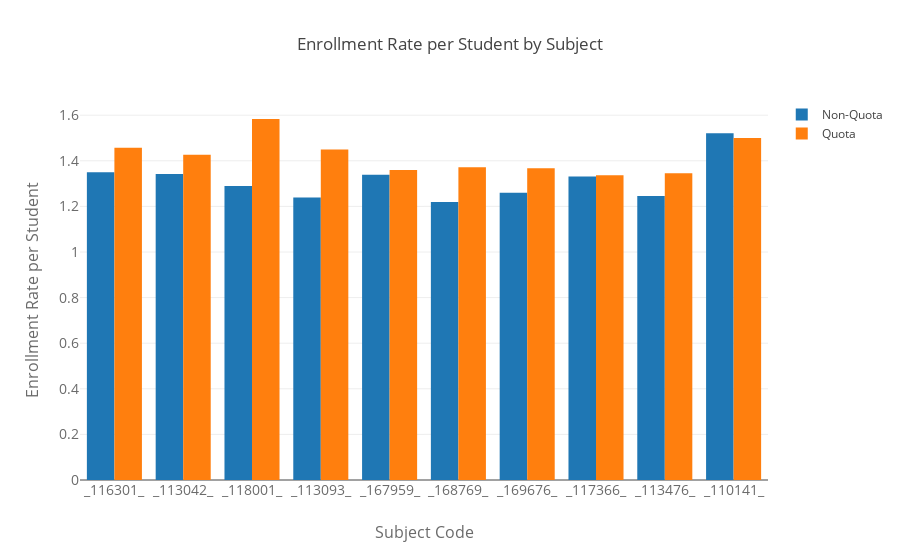

The notebook cell this image was saved under:
### Code cell
serieNaoCotistas[filteredDisciplinas]


dataNaoCotista = go.Bar(
        x = xAxis,
        y = serieNaoCotistas[filteredDisciplinas],
        name='Non-Quota'
    )


dataCotista = go.Bar(
        x = xAxis,
        y = serieCotistas[filteredDisciplinas],
        name='Quota'
    )

data = [dataNaoCotista, dataCotista]
layout = go.Layout(
    title='Enrollment Rate per Student by Subject',
    xaxis=dict(
        title='Subject Code',
        titlefont=dict(
            size=16,
            color='rgb(107, 107, 107)'
        ),
        tickfont=dict(
            size=14,
            color='rgb(107, 107, 107)'
        )
    ),
    yaxis=dict(
        title='Enrollment Rate per Student',
        titlefont=dict(
            size=16,
            color='rgb(107, 107, 107)'
        ),
        tickfont=dict(
            size=14,
            color='rgb(107, 107, 107)'
        )
    ),
    barmode='group'
)
fig = go.Figure(data=data, layout=layout)
py.iplot(fig, filename='dados')

### Figure 1 — Plotly figure (JSON) as saved in the notebook; plotly's stock layout.template omitted (floating-point values rounded to 4 significant figures)
{"data": [{"name": "Non-Quota", "type": "bar", "uid": "31d4e6ac-c0df-4afe-82fb-a755b35e1520", "x": ["_116301_", "_113042_", "_118001_", "_113093_", "_167959_", "_168769_", "_169676_", "_117366_", "_113476_", "_110141_"], "y": [1.35, 1.342, 1.29, 1.239, 1.338, 1.219, 1.26, 1.331, 1.245, 1.521]}, {"name": "Quota", "type": "bar", "uid": "60cc5f8c-b352-45ec-b226-3ad67aa2995e", "x": ["_116301_", "_113042_", "_118001_", "_113093_", "_167959_", "_168769_", "_169676_", "_117366_", "_113476_", "_110141_"], "y": [1.457, 1.426, 1.583, 1.449, 1.359, 1.371, 1.368, 1.337, 1.346, 1.5]}], "layout": {"barmode": "group", "title": {"text": "Enrollment Rate per Student by Subject"}, "xaxis": {"tickfont": {"color": "rgb(107, 107, 107)", "size": 14}, "title": {"font": {"color": "rgb(107, 107, 107)", "size": 16}, "text": "Subject Code"}}, "yaxis": {"tickfont": {"color": "rgb(107, 107, 107)", "size": 14}, "title": {"font": {"color": "rgb(107, 107, 107)", "size": 16}, "text": "Enrollment Rate per Student"}}}}
